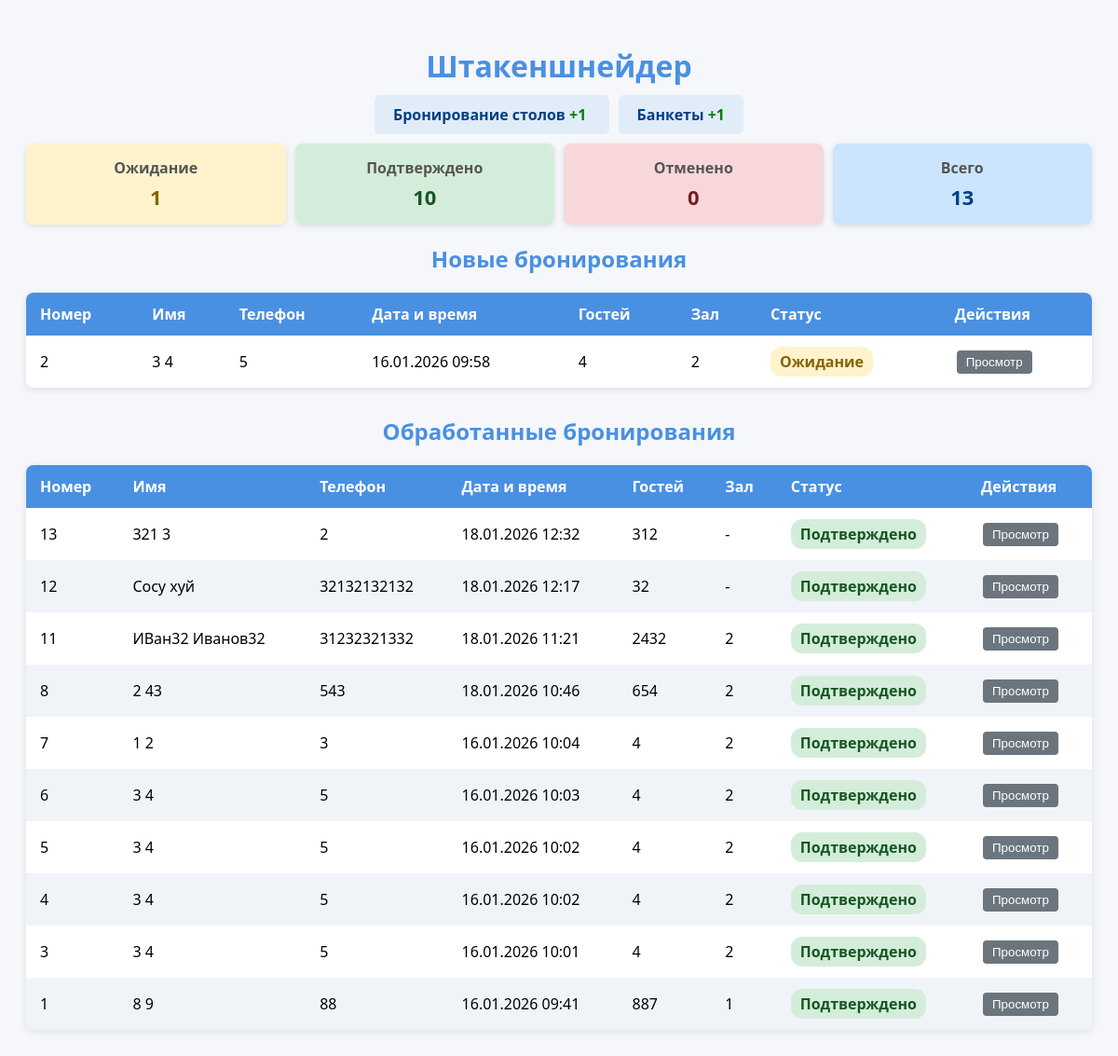
The app's page /miniApp/tables/ with its own data.
### shtaken/models.py (models this page shows, shortened)
class Booking(models.Model):
    first_name = models.CharField("Имя", max_length=50)
    last_name = models.CharField("Фамилия", max_length=50)
    phone = models.CharField("Телефон", max_length=20)
    guests = models.PositiveIntegerField("Количество гостей")
    hall = models.CharField("Зал", max_length=10)
    status =models.CharField(verbose_name="Статус",max_length=50)
    comments = models.TextField("Комментарии", blank=True)
    created_at = models.DateTimeField(auto_now_add=True)

### TelegramMiniApp/views.py (the view)
# urls.py: path('miniApp/', include('TelegramMiniApp.urls')),
def miniApp(request):
    bookings = Booking.objects.all().order_by('-created_at')
    new_bookings = bookings.filter(status='waiting')
    processed_bookings = bookings.filter(status__in=['confirmed', 'cancelled'])
    new_bankets_count = BookingBanket.objects.filter(status='waiting').count()
    return render(request, "MiniApp.html", {
        'new_bookings': new_bookings,
        'processed_bookings': processed_bookings,
        'bookings': bookings,
        'new_count': new_bookings.count(),
        'new_bankets_count': new_bankets_count,
    })

### TelegramMiniApp/templates/MiniApp.html (shortened to what this page needs)
<!DOCTYPE html>
<html lang="ru">
<head>
</head>
<body>
<h1>Штакеншнейдер</h1>
<div id="bookingTabs" style="text-align:center; margin-bottom:20px;">
    <a href="{% url 'miniApp' %}" class="tab-link {% if request.resolver_match.url_name == 'miniApp' %}active{% endif %}">
        Бронирование столов
        {% if new_count > 0 %}<span style="color:green;">+{{ new_count }}</span>{% endif %}
    </a>
    <a href="{% url 'miniAppBanket' %}" class="tab-link {% if request.resolver_match.url_name == '/miniApp/miniAppBanket/' %}active{% endif %}">
        Банкеты
        {% if new_bankets_count > 0 %}<span style="color:green;">+{{ new_bankets_count }}</span>{% endif %}
    </a>
</div>
<div class="summary">
    <div class="summary-item waiting">
        <h3>Ожидание</h3>
        <p id="summaryWaiting">0</p>
    </div>
    <div class="summary-item confirmed">
        <h3>Подтверждено</h3>
        <p id="summaryConfirmed">0</p>
    </div>
    <div class="summary-item cancelled">
        <h3>Отменено</h3>
        <p id="summaryCancelled">0</p>
    </div>
    <div class="summary-item total">
        <h3>Всего</h3>
        <p id="summaryTotal">0</p>
    </div>
</div>
{% if new_bookings %}
<h2>Новые бронирования</h2>
<table>
<thead>
<tr>
<th>Номер</th><th>Имя</th><th>Телефон</th><th>Дата и время</th><th>Гостей</th><th>Зал</th><th>Статус</th><th>Действия</th>
</tr>
</thead>
<tbody>
{% for b in new_bookings %}
<tr data-id="{{ b.id }}">
<td>{{ b.id }}</td>
<td>{{ b.first_name|default:"-" }} {{ b.last_name|default:"-" }}</td>
<td>{{ b.phone|default:"-" }}</td>
<td>{{ b.created_at|date:"d.m.Y H:i" }}</td>
<td>{{ b.guests|default:"-" }}</td>
<td>{{ b.hall|default:"-" }}</td>
<td><span class="status waiting">Ожидание</span></td>
<td>
<button class="view" onclick="openModal({{ b.id }}, '{{ b.first_name|default:'' }}', '{{ b.last_name|default:'' }}', '{{ b.phone|default:'' }}', {{ b.guests|default:0 }}, '{{ b.hall|default:'' }}', '{{ b.comments|default:'' }}', '{{ b.created_at|date:'d.m.Y H:i' }}', '{{ b.status }}')">Просмотр</button>
</td>
</tr>
{% endfor %}
</tbody>
</table>
{% endif %}
{% if processed_bookings %}
<h2>Обработанные бронирования</h2>
<table>
<thead>
<tr>
<th>Номер</th><th>Имя</th><th>Телефон</th><th>Дата и время</th><th>Гостей</th><th>Зал</th><th>Статус</th><th>Действия</th>
</tr>
</thead>
<tbody>
{% for b in processed_bookings %}
<tr data-id="{{ b.id }}">
<td>{{ b.id }}</td>
<td>{{ b.first_name|default:"-" }} {{ b.last_name|default:"-" }}</td>
<td>{{ b.phone|default:"-" }}</td>
<td>{{ b.created_at|date:"d.m.Y H:i" }}</td>
<td>{{ b.guests|default:"-" }}</td>
<td>{{ b.hall|default:"-" }}</td>
<td>
{% if b.status == "confirmed" %}
<span class="status confirmed">Подтверждено</span>
{% elif b.status == "cancelled" %}
<span class="status cancelled">Отменено</span>
{% endif %}
</td>
    <td>
<button class="view" onclick="openModal({{ b.id }}, '{{ b.first_name|default:'' }}', '{{ b.last_name|default:'' }}', '{{ b.phone|default:'' }}', {{ b.guests|default:0 }}, '{{ b.hall|default:'' }}', '{{ b.comments|default:'' }}', '{{ b.created_at|date:'d.m.Y H:i' }}', '{{ b.status }}')">Просмотр</button>
</td>
</tr>
{% endfor %}
</tbody>
</table>
{% endif %}
</body>
</html>

### TelegramMiniApp/templates/MiniApp.html (style rules this page uses)
body { font-family: "Segoe UI", Tahoma, Geneva, Verdana, sans-serif; background: #f5f7fa; padding: 20px; }
h1, h2 { text-align:center; color:#4a90e2; margin-bottom:20px; }
table { width: 100%; border-collapse: collapse; background: #fff; border-radius: 8px; overflow: hidden; box-shadow: 0 2px 8px rgba(0,0,0,0.1); margin-bottom: 30px; }
th, td { padding: 12px 15px; text-align: left; }
th { background: #4a90e2; color: #fff; }
tr:nth-child(even) { background: #f0f4f8; }
.status { padding: 5px 10px; border-radius: 12px; font-weight: bold; text-align:center; display:inline-block; min-width:80px; }
.status.confirmed { background:#d4edda; color:#155724; }
.status.waiting { background:#fff3cd; color:#856404; }
button { padding: 5px 10px; margin: 2px; border:none; border-radius:4px; color:#fff; cursor:pointer; }
button.view { background:#6c757d; }
.summary { display:flex; justify-content:space-around; margin-bottom:20px; gap:10px; }
.summary-item { flex:1; text-align:center; background:#fff; border-radius:8px; padding:15px 10px; box-shadow:0 2px 6px rgba(0,0,0,0.1); }
.summary-item h3 { margin:0 0 5px 0; font-size:16px; color:#555; }
.summary-item p { margin:0; font-size:22px; font-weight:bold; }
.summary-item.waiting { background:#fff3cd; color:#856404; }
.summary-item.confirmed { background:#d4edda; color:#155724; }
.summary-item.cancelled { background:#f8d7da; color:#721c24; }
.summary-item.total { background:#cce5ff; color:#004085; }
.tab-link { padding: 10px 20px; margin: 0 5px; border-radius: 6px; text-decoration: none; font-weight: bold; color: #004085; background-color: #e1ecf9; transition: 0.2s; }

### records on screen
Booking: id "2", first_name "3", last_name "4", phone "5", created_at "16.01.2026 09:58", guests "4", hall "2"
Booking: id "13", first_name "321", last_name "3", phone "2", created_at "18.01.2026 12:32", guests "312", hall "-", status "Подтверждено"
Booking: id "12", first_name "Сосу", last_name "хуй", phone "32132132132", created_at "18.01.2026 12:17", guests "32", hall "-", status "Подтверждено"
Booking: id "11", first_name "ИВан32", last_name "Иванов32", phone "31232321332", created_at "18.01.2026 11:21", guests "2432", hall "2", status "Подтверждено"
Booking: id "8", first_name "2", last_name "43", phone "543", created_at "18.01.2026 10:46", guests "654", hall "2", status "Подтверждено"
Booking: id "7", first_name "1", last_name "2", phone "3", created_at "16.01.2026 10:04", guests "4", hall "2", status "Подтверждено"
Booking: id "6", first_name "3", last_name "4", phone "5", created_at "16.01.2026 10:03", guests "4", hall "2", status "Подтверждено"
Booking: id "5", first_name "3", last_name "4", phone "5", created_at "16.01.2026 10:02", guests "4", hall "2", status "Подтверждено"
Booking: id "4", first_name "3", last_name "4", phone "5", created_at "16.01.2026 10:02", guests "4", hall "2", status "Подтверждено"
Booking: id "3", first_name "3", last_name "4", phone "5", created_at "16.01.2026 10:01", guests "4", hall "2", status "Подтверждено"
Booking: id "1", first_name "8", last_name "9", phone "88", created_at "16.01.2026 09:41", guests "887", hall "1", status "Подтверждено"

### other values on screen
{{ new_count }} "1"
{{ new_bankets_count }} "1"
